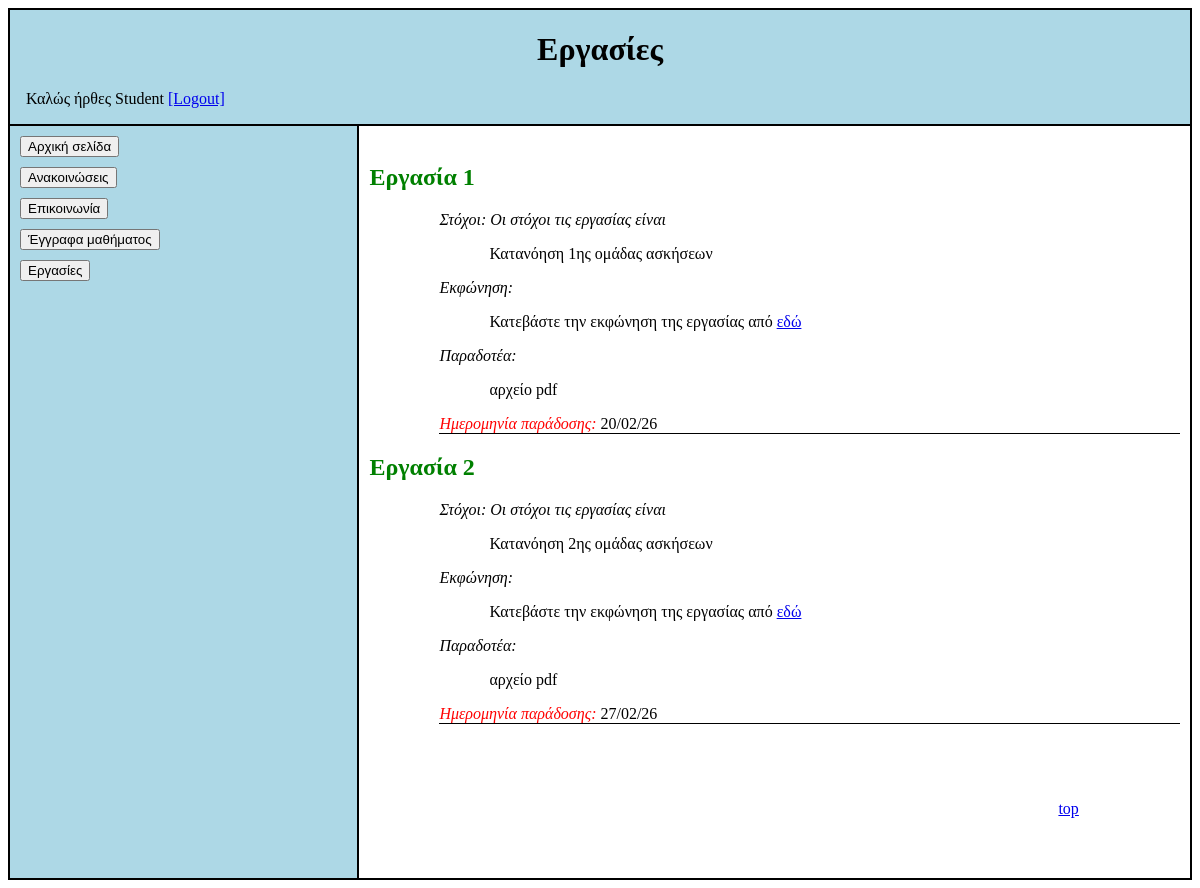
/assignments.php (signed in), run on the app's committed database.
### tables this page shows
CREATE TABLE `assignments` (
  `id` int(11) NOT NULL,
  `goals` text DEFAULT NULL,
  `description_file` varchar(255) DEFAULT NULL,
  `deliverables` text DEFAULT NULL,
  `due_date` date DEFAULT NULL
);

### assignments.php (the view, shortened to what this page needs)
<?php
require 'config.php';
$result = mysqli_query($conn, "SELECT * FROM assignments ORDER BY id ASC");
?>
<!DOCTYPE html>
<html lang="en">
<head>
    <link rel="stylesheet" href="assignments.css">
</head>
<body>
<div class="container">
    <div class="container1">
        <h1 style="text-align: center">Εργασίες</h1>
		<p style="margin-left:1em;">Καλώς ήρθες <?php echo $_SESSION['name']; ?>
			<a href="logout.php">[Logout]</a>
		</p>
    </div>
    <div class="container2">
        <div class="container3">
            <button class="buttons-margin1" type="button" onclick="window.location.href='index.php';">Αρχική σελίδα</button>
            <button class="buttons-margin2" type="button" onclick="window.location.href='announcements.php';" id="b-announcements">Ανακοινώσεις</button>
            <button class="buttons-margin2" type="button" onclick="window.location.href='communication.php';" id="b-communications">Επικοινωνία</button>
            <button class="buttons-margin1" type="button" onclick="window.location.href='documents.php';" id="b-documents">Έγγραφα μαθήματος</button>
            <button class="buttons-margin2" type="button" onclick="window.location.href='assignments.php';" id="b-assignments">Εργασίες</button>
        </div>
        <div class="container4">
			<br>
			<?php while($row = mysqli_fetch_assoc($result)): ?>
            <div class="announcement-container">
                <h2 class="header1">Εργασία <?php echo $row['id']; ?> <?php if ($_SESSION['role']=='tutor'): ?>
					<?php endif; ?></h2>
                <div class="text-margin">
                    <i><p> Στόχοι: Οι στόχοι τις εργασίας είναι</p></i>
						<p class="text-padding"><?php echo nl2br($row['goals']); ?></p>
                    <i><p> Εκφώνηση:</p></i>
                    <p class="text-padding">Κατεβάστε την εκφώνηση της εργασίας από <a href="uploads/assignments/<?php echo $row['description_file']; ?>" download>εδώ</a></p>
                    <i>Παραδοτέα:</i><br>
					<p class="text-padding"><?php echo nl2br($row['deliverables']); ?></p>
                    <p class="text-border"><i  class="text-color1">Ημερομηνία παράδοσης:</i> <?php echo date_format(date_create($row['due_date']),"d/m/y"); ?></p>
                </div>
            </div>
			<?php endwhile; ?>
            <div class="top-button">
                <a href="#">top</a>
            </div>
        </div>
    </div>
</div>
</body>
</html>

### assignments.css (style rules this page uses)
.container { border: 1px solid black; }
.container1 { border: 1px solid black; background-color: lightblue; }
.container2 { display: flex; }
.container3 { border: 1px solid black; width: 30%; background-color: lightblue; }
.container4 { padding: 0px 10px 0px 10px; border: 1px solid black; width: 70%; }
.buttons-margin1 { margin: 10px 10% 0px 10px; }
.buttons-margin2 { margin: 10px 100% 0px 10px; }
.text-margin { padding-left: 70px; }
.text-border { border-bottom: 1px solid black; }
.header1 { color: green; }
.top-button { padding-top: 60px; padding-right: 60px; padding-bottom: 60px; padding-left: 85%; }
.text-padding { padding-left: 50px; }
.text-color1 { color: red; }

### data on the page
assignments: id "1", goals "Κατανόηση 1ης ομάδας ασκήσεων", deliverables "αρχείο pdf", due_date "20/02/26"
assignments: id "2", goals "Κατανόηση 2ης ομάδας ασκήσεων", deliverables "αρχείο pdf", due_date "27/02/26"

### other printed values
$_SESSION['name'] "Student"
